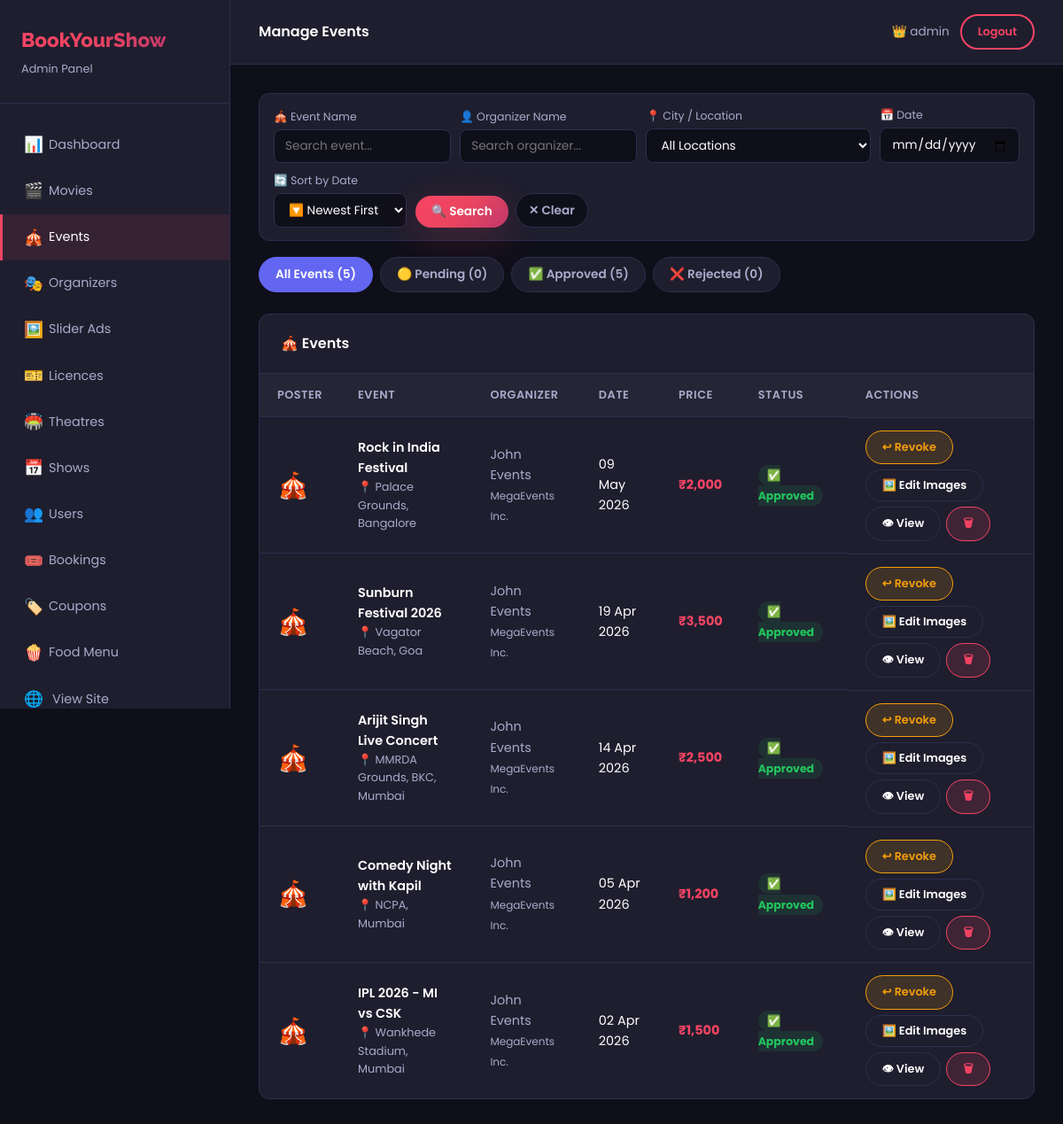
The app's page /admin/manage-events.php (signed in) with its own data.
### tables this page shows
CREATE TABLE IF NOT EXISTS events (
    event_id     INT AUTO_INCREMENT PRIMARY KEY,
    event_name   VARCHAR(150),
    description  TEXT,
    event_date   DATE,
    location     VARCHAR(255),
    city         VARCHAR(100) DEFAULT '',
    ticket_price DECIMAL(10,2),
    total_seats  INT DEFAULT 500,
    organizer_id INT,
    event_image  VARCHAR(255),
    banner_image VARCHAR(255) DEFAULT '',
    status       ENUM('pending','approved','rejected') DEFAULT 'approved',
    FOREIGN KEY (organizer_id) REFERENCES operators(operator_id)
);

CREATE TABLE IF NOT EXISTS operators (
    operator_id  INT AUTO_INCREMENT PRIMARY KEY,
    name         VARCHAR(100),
    email        VARCHAR(100) UNIQUE,
    password     VARCHAR(255),
    organization VARCHAR(150),
    city         VARCHAR(100) DEFAULT '',
    status       ENUM('active','suspended') DEFAULT 'active',
    created_at   TIMESTAMP DEFAULT CURRENT_TIMESTAMP
);

### admin/manage-events.php (the view, shortened to what this page needs)
<?php
require_once 'admin-helper.php';
$tab = $_GET['tab'] ?? 'all';
$statusWhere = ($tab === 'pending') ? "AND e.status='pending'" : (($tab === 'approved') ? "AND e.status='approved'" : (($tab === 'rejected') ? "AND e.status='rejected'" : ""));
$searchEvtName = trim($_GET['ename'] ?? '');
$searchOrgName = trim($_GET['oname'] ?? '');
$searchDate    = trim($_GET['event_date'] ?? '');
$searchSort    = in_array($_GET['sort_date'] ?? '', ['ASC','DESC']) ? $_GET['sort_date'] : 'DESC';
$searchWhere   = '';
$events = $conn->query("SELECT e.*, o.name as organizer, o.organization FROM events e LEFT JOIN operators o ON e.organizer_id = o.operator_id WHERE 1=1 $statusWhere $searchWhere ORDER BY e.event_date $searchSort");
$counts = [];
foreach (['all'=>'','pending'=>"AND e.status='pending'",'approved'=>"AND e.status='approved'",'rejected'=>"AND e.status='rejected'"] as $k=>$w) {
    $r = $conn->query("SELECT COUNT(*) as c FROM events e LEFT JOIN operators o ON e.organizer_id = o.operator_id WHERE 1=1 $w");
    $counts[$k] = $r->fetch_assoc()['c'];
}
?>
<form method="GET" style="margin-bottom:18px;">
    <div style="display:flex;gap:10px;flex-wrap:wrap;align-items:flex-end;background:var(--bg-card);border:1px solid var(--border);border-radius:var(--radius);padding:14px 16px;">
        <div style="flex:1;min-width:140px;">
            <label style="font-size:0.78rem;color:var(--text-muted);display:block;margin-bottom:4px;">🎪 Event Name</label>
            <input type="text" name="ename" value="<?php echo htmlspecialchars($searchEvtName); ?>" placeholder="Search event..." class="form-control" style="padding:8px 12px;font-size:0.85rem;">
        </div>
        <div style="flex:1;min-width:140px;">
            <label style="font-size:0.78rem;color:var(--text-muted);display:block;margin-bottom:4px;">👤 Organizer Name</label>
            <input type="text" name="oname" value="<?php echo htmlspecialchars($searchOrgName); ?>" placeholder="Search organizer..." class="form-control" style="padding:8px 12px;font-size:0.85rem;">
        </div>
        <div style="min-width:160px;">
            <label style="font-size:0.78rem;color:var(--text-muted);display:block;margin-bottom:4px;">📍 City / Location</label>
            <select name="city" class="form-control" style="padding:8px 12px;font-size:0.85rem;background:var(--bg-dark);color:var(--text);border:1px solid var(--border);border-radius:8px;">
                <option value="">All Locations</option>
            </select>
        </div>
        <div style="min-width:150px;">
            <label style="font-size:0.78rem;color:var(--text-muted);display:block;margin-bottom:4px;">📅 Date</label>
            <input type="date" name="event_date" value="<?php echo htmlspecialchars($searchDate); ?>" class="form-control" style="padding:8px 12px;font-size:0.85rem;background:var(--bg-dark);color:var(--text);border:1px solid var(--border);border-radius:8px;">
        </div>
        <div style="min-width:150px;">
            <label style="font-size:0.78rem;color:var(--text-muted);display:block;margin-bottom:4px;">🔄 Sort by Date</label>
            <select name="sort_date" class="form-control" style="padding:8px 12px;font-size:0.85rem;background:var(--bg-dark);color:var(--text);border:1px solid var(--border);border-radius:8px;">
                <option value="DESC" <?php echo $searchSort==='DESC'?'selected':''; ?>>🔽 Newest First</option>
            </select>
        </div>
        <div style="display:flex;gap:8px;align-items:flex-end;">
            <button type="submit" class="btn btn-primary btn-sm" style="padding:8px 18px;font-size:0.85rem;">🔍 Search</button>
            <a href="manage-events.php<?php echo $tab!=='all' ? '?tab='.$tab : ''; ?>" class="btn btn-sm" style="padding:8px 14px;font-size:0.85rem;background:var(--bg-dark);border:1px solid var(--border);color:var(--text-muted);">✕ Clear</a>
        </div>
    </div>
</form>
<div style="display:flex;gap:8px;margin-bottom:24px;flex-wrap:wrap;">
    <?php
    $tabDefs = [
        'all'      => ['label'=>'All Events',      'color'=>'#6366f1', 'count'=>$counts['all']],
        'pending'  => ['label'=>'🟡 Pending',       'color'=>'#f59e0b', 'count'=>$counts['pending']],
        'approved' => ['label'=>'✅ Approved',       'color'=>'#22c55e', 'count'=>$counts['approved']],
        'rejected' => ['label'=>'❌ Rejected',       'color'=>'#ef4444', 'count'=>$counts['rejected']],
    ];
    foreach ($tabDefs as $key => $td):
        $active = $tab === $key;
    ?>
    <a href="manage-events.php?tab=<?php echo $key; ?>" style="
        text-decoration:none;padding:8px 18px;border-radius:50px;font-size:0.85rem;font-weight:600;
        background:<?php echo $active ? $td['color'] : 'var(--bg-card)'; ?>;
        color:<?php echo $active ? '#fff' : 'var(--text-muted)'; ?>;
        border:1px solid <?php echo $active ? $td['color'] : 'var(--border)'; ?>;">
        <?php echo $td['label']; ?> (<?php echo $td['count']; ?>)
    </a>
    <?php endforeach; ?>
</div>
<div class="table-wrapper">
    <div class="table-header"><h4 class="table-title">🎪 Events</h4></div>
    <table>
        <thead><tr>
            <th>Poster</th><th>Event</th><th>Organizer</th><th>Date</th><th>Price</th><th>Status</th><th>Actions</th>
        </tr></thead>
        <tbody>
        <?php if ($events->num_rows === 0): ?>
        <tr><td colspan="7" style="text-align:center;padding:30px;color:var(--text-muted);">No events found.</td></tr>
        <?php else: while($e = $events->fetch_assoc()): ?>
        <?php
            $status = $e['status'] ?? 'approved';
            $statusBadge = match($status) {
                'pending'  => '<span style="background:rgba(245,158,11,0.15);color:#f59e0b;padding:3px 10px;border-radius:50px;font-size:0.78rem;font-weight:700;">🟡 Pending</span>',
                'approved' => '<span style="background:rgba(34,197,94,0.12);color:#22c55e;padding:3px 10px;border-radius:50px;font-size:0.78rem;font-weight:700;">✅ Approved</span>',
                'rejected' => '<span style="background:rgba(239,68,68,0.12);color:#ef4444;padding:3px 10px;border-radius:50px;font-size:0.78rem;font-weight:700;">❌ Rejected</span>',
                default    => ''
            };
        ?>
        <tr>
            <td>
            <?php if (!empty($e['event_image']) && file_exists('../assets/images/events/' . $e['event_image'])): ?>
                <img src="<?php echo BASE_URL; ?>assets/images/events/<?php echo htmlspecialchars($e['event_image']); ?>" style="height:55px;width:40px;object-fit:cover;border-radius:4px;" alt="">
                <?php else: ?>
                <span style="font-size:1.8rem;">🎪</span>
                <?php endif; ?>
            </td>
            <td>
                <div style="font-weight:600;"><?php echo htmlspecialchars($e['event_name']); ?></div>
                <div style="color:var(--text-muted);font-size:0.8rem;">📍 <?php echo htmlspecialchars($e['location']); ?></div>
            </td>
            <td style="color:var(--text-muted);">
                <?php echo htmlspecialchars($e['organizer'] ?? 'N/A'); ?>
                <?php if($e['organization']): ?><br><small><?php echo htmlspecialchars($e['organization']); ?></small><?php endif; ?>
            </td>
            <td><?php echo date('d M Y', strtotime($e['event_date'])); ?></td>
            <td style="color:var(--primary);font-weight:700;">₹<?php echo number_format($e['ticket_price'],0); ?></td>
            <td><?php echo $statusBadge; ?></td>
            <td class="action-btns" style="gap:6px;flex-wrap:wrap;">
                <?php if ($status === 'pending'): ?>
                <a href="manage-events.php?approve=<?php echo $e['event_id']; ?>" class="btn btn-sm" style="background:rgba(34,197,94,0.15);color:#22c55e;border:1px solid #22c55e;" onclick="return confirm('Approve this event?')">✅ Approve</a>
                <a href="manage-events.php?reject=<?php echo $e['event_id']; ?>" class="btn btn-sm" style="background:rgba(239,68,68,0.12);color:#ef4444;border:1px solid #ef4444;" onclick="return confirm('Reject this event?')">❌ Reject</a>
                <?php elseif ($status === 'approved'): ?>
                <a href="manage-events.php?reject=<?php echo $e['event_id']; ?>" class="btn btn-sm" style="background:rgba(245,158,11,0.15);color:#f59e0b;border:1px solid #f59e0b;" onclick="return confirm('Revoke approval?')">↩ Revoke</a>
                <?php elseif ($status === 'rejected'): ?>
                <a href="manage-events.php?approve=<?php echo $e['event_id']; ?>" class="btn btn-sm" style="background:rgba(34,197,94,0.15);color:#22c55e;border:1px solid #22c55e;" onclick="return confirm('Approve this event?')">✅ Approve</a>
                <?php endif; ?>
                <button type="button" class="btn btn-sm btn-dark" onclick="openMediaModal(<?php echo $e['event_id']; ?>, '<?php echo htmlspecialchars(addslashes($e['event_name'])); ?>')">🖼️ Edit Images</button>
                <a href="<?php echo BASE_URL; ?>event-details.php?id=<?php echo $e['event_id']; ?>" class="btn btn-dark btn-sm" target="_blank">👁 View</a>
                <a href="manage-events.php?delete=<?php echo $e['event_id']; ?>" class="btn btn-sm" style="background:rgba(248,68,100,0.15);color:var(--primary);border:1px solid var(--primary);" onclick="return confirm('Delete this event permanently?')">🗑</a>
            </td>
        </tr>
        <?php endwhile; endif; ?>
        </tbody>
    </table>
</div>

### css/style.css (style rules this page uses)
:root { --primary: #f84464; --primary-dark: #d63655; --secondary: #1a1a2e; --accent: #e94560; --bg-dark: #0f0f1a; --bg-card: #1e1e2e; --bg-light: #f8f9fa; --text-light: #ffffff; --text-muted: #aaaacc; --text-dark: #1a1a2e; --border: #2e2e4e; --gold: #ffd700; --green: #00c851; --gradient: linear-gradient(135deg, #f84464 0%, #e94560 50%, #c0386a 100%); --gradient-dark: linear-gradient(135deg, #1a1a2e 0%, #0f0f1a 100%); --shadow: 0 10px 40px rgba(248, 68, 100, 0.2); --shadow-card: 0 4px 20px rgba(0, 0, 0, 0.3); --radius: 12px; --radius-sm: 8px; --transition: all 0.3s ease; }
* { margin: 0; padding: 0; box-sizing: border-box; }
html { scroll-behavior: smooth; }
body { font-family: 'Poppins', sans-serif; background-color: var(--bg-dark); color: var(--text-light); line-height: 1.6; transition: var(--transition); }
a { text-decoration: none; color: inherit; transition: var(--transition); }
input, select, textarea, button { font-family: 'Poppins', sans-serif; }
.btn { display: inline-flex; align-items: center; gap: 8px; padding: 12px 28px; border-radius: 50px; font-weight: 600; font-size: 0.9rem; cursor: pointer; border: none; transition: var(--transition); text-decoration: none; }
.btn-primary { background: var(--gradient); color: #fff; box-shadow: var(--shadow); }
.btn-dark { background: var(--bg-card); color: var(--text-light); border: 1px solid var(--border); }
.btn-sm { padding: 8px 18px; font-size: 0.8rem; }
.form-control { width: 100%; padding: 13px 16px; background: var(--bg-dark); border: 1px solid var(--border); border-radius: var(--radius-sm); color: var(--text-light); font-size: 0.9rem; transition: var(--transition); outline: none; }
.table-wrapper { background: var(--bg-card); border: 1px solid var(--border); border-radius: var(--radius); overflow: hidden; }
.table-header { padding: 20px 24px; display: flex; align-items: center; justify-content: space-between; border-bottom: 1px solid var(--border); }
.table-title { font-size: 1rem; font-weight: 600; }
table { width: 100%; border-collapse: collapse; }
table th { background: rgba(255,255,255,0.03); padding: 14px 20px; text-align: left; font-size: 0.8rem; font-weight: 600; color: var(--text-muted); text-transform: uppercase; letter-spacing: 0.5px; white-space: nowrap; }
table td { padding: 14px 20px; font-size: 0.9rem; border-top: 1px solid var(--border); }
.action-btns { display: flex; gap: 8px; }

### records on screen
events: event_name "Rock in India Festival", location "Palace Grounds, Bangalore", organizer.name "John Events", organizer.organization "MegaEvents Inc.", event_date "09 May 2026", ticket_price "2,000", status "✅ Approved"
events: event_name "Sunburn Festival 2026", location "Vagator Beach, Goa", organizer.name "John Events", organizer.organization "MegaEvents Inc.", event_date "19 Apr 2026", ticket_price "3,500", status "✅ Approved"
events: event_name "Arijit Singh Live Concert", location "MMRDA Grounds, BKC, Mumbai", organizer.name "John Events", organizer.organization "MegaEvents Inc.", event_date "14 Apr 2026", ticket_price "2,500", status "✅ Approved"
events: event_name "Comedy Night with Kapil", location "NCPA, Mumbai", organizer.name "John Events", organizer.organization "MegaEvents Inc.", event_date "05 Apr 2026", ticket_price "1,200", status "✅ Approved"
events: event_name "IPL 2026 - MI vs CSK", location "Wankhede Stadium, Mumbai", organizer.name "John Events", organizer.organization "MegaEvents Inc.", event_date "02 Apr 2026", ticket_price "1,500", status "✅ Approved"

### other values on screen
$info[0] "📊"
$info[1] "Dashboard"
$info[0] "🎬"
$info[1] "Movies"
$info[0] "🎪"
$info[1] "Events"
$info[0] "🎭"
$info[1] "Organizers"
$info[0] "🖼️"
$info[1] "Slider Ads"
$info[0] "🎫"
$info[1] "Licences"
$info[0] "🏟️"
$info[1] "Theatres"
$info[0] "📅"
